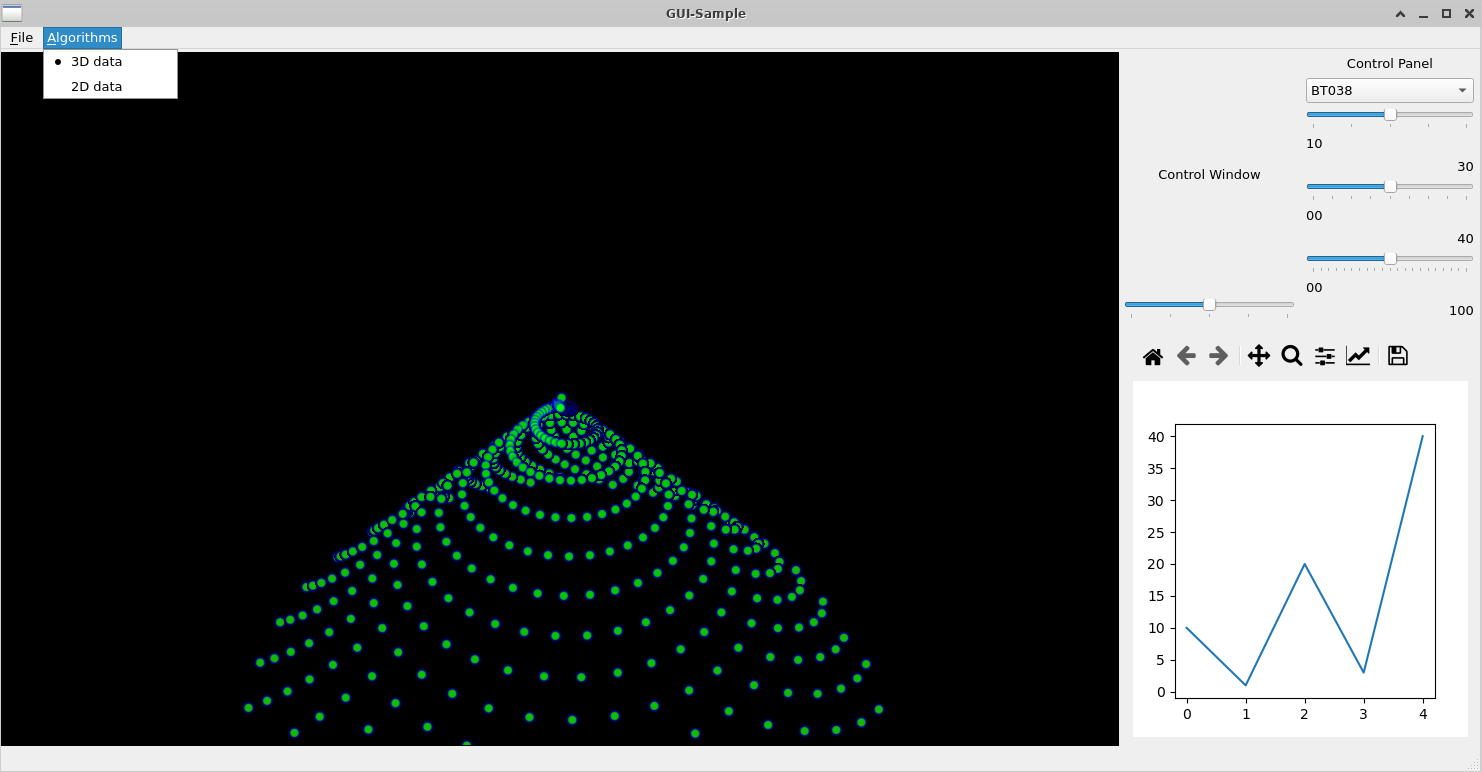

Here is the Python script that generated this plot:
import sys
import numpy as np
from PyQt5.QtWidgets import QFileDialog,QComboBox, QScrollArea,QMainWindow,QGroupBox,QVBoxLayout, QPushButton,QAction, qApp, QApplication, QLabel, QMenu, QActionGroup, QGridLayout, QSlider, QWidget
from PyQt5.QtGui import QPixmap
from PyQt5.QtCore    import  Qt, QRect
from vispy import app,  scene,  visuals, gloo

from matplotlib.backends.backend_qt5agg import FigureCanvasQTAgg
from matplotlib.backends.backend_qt5agg import FigureCanvasQTAgg as FigureCanvas
from matplotlib.backends.backend_qt5agg import NavigationToolbar2QT as NavigationToolbar
import matplotlib.pyplot as plt
#from matplotlib.figure import Figure
import random


class MplCanvas(FigureCanvasQTAgg):

    def __init__(self, parent=None, width=5, height=4, dpi=100):
        fig = plt.figure(figsize=(width, height), dpi=dpi)
        self.axes = fig.add_subplot(111)
        super(MplCanvas, self).__init__(fig)

class basicMenubar(QMainWindow):
    
    def __init__(self, *args, **kwargs):
        super().__init__(*args, **kwargs)        
        
        self.initUI()        
        
    def initUI(self):    
        
        self.widget = QWidget()
        #self.setGeometry(200, 200, 200, 200)  
        # menu bars 
        self.label = QLabel()        
        menubar = self.menuBar()
        fileMenu = menubar.addMenu('&File')
        algo = menubar.addMenu('&Algorithms')

        exitAction = QAction('&Exit', self)        
        exitAction.setShortcut('Ctrl+Q')
        exitAction.setStatusTip('Exit application')
        exitAction.triggered.connect(qApp.quit)

        openAction = QAction('Open', self) 
        self.checked= False 
        openAction.triggered.connect(self.openImage) 
        fileMenu.addAction(openAction)

        self.clm = QAction('3D data', self, checkable=True)
        self.clm.setStatusTip('Selected 3D')
        self.clm.setCheckable(True)
        self.clm.setChecked(True)
        self.clm.triggered.connect(self.toggleMenu)

        fir = QAction('2D data', self, checkable=True)
        fir.setStatusTip('Selected 2D')
        fir.setCheckable(True)
        self.clm.triggered.connect(self.toggleMenu)

        fileMenu.addAction(exitAction)
        algo.addAction(self.clm)
        algo.addAction(fir)
        action_group = QActionGroup(self) 
        action_group.addAction(self.clm)
        action_group.addAction(fir)

        self.statusbar = self.statusBar()
        self.statusbar.showMessage('Ready')
        self.bkg_info = QLabel()
        self.canvas = scene.SceneCanvas(keys='interactive')
        self.canvas.size = [1200, 875]
        #self.canvas.setMinimumSize(640, 480)
        # data
        # Add a ViewBox to let the user zoom/rotate
        self.view = self.canvas.central_widget.add_view()
        self.view.camera = "turntable"
        self.view.camera.fov = 45
        self.view.camera.distance = 500
        n = 5000
        pos = np.zeros((n, 3))
        colors = np.ones((n, 4), dtype=np.float32)
        radius, theta, dtheta = 1.0, 0.0, 10.5 / 180.0 * np.pi
        for i in range(500):
            theta += dtheta
            x = 0.0 + radius * np.cos(theta)
            y = 0.0 + radius * np.sin(theta)
            z = 1.0 * radius
            r = 10.1 - i * 0.02
            radius -= 0.45
            pos[i] = x, y, z
            colors[i] = (i / 5000, 1.0 - i / 5000, 0, 0.8)

        # plot ! note the parent parameter
        Scatter3D = scene.visuals.create_visual_node(visuals.MarkersVisual)
        self.p1 = Scatter3D(parent=self.view.scene)
        self.p1.set_gl_state("translucent", blend=True, depth_test=True)
        self.p1.set_data(
            pos, face_color=colors, symbol="o", size=10, edge_width=0.5, edge_color="blue"
        )
        #self.p1.visible =True
     
        # self.scrollArea = QScrollArea(self.widget)
        # self.scrollArea.setWidgetResizable(True)
        # self.scrollAreaWidgetContents = QWidget(self.widget)
        # #self.scrollAreaWidgetContents.setGeometry(QRect(0, 0, 100, 100))
        # self.verticalLayout = QVBoxLayout(self.scrollAreaWidgetContents)
        # self.verticalLayout.addWidget(self.canvas.native)
        # self.scrollArea.setWidget(self.scrollAreaWidgetContents)
        # self.scrollAreaWidgetContents.setLayout(self.verticalLayout)
        #self.scrollarea.setWidget(self.widget)
        # #self.canvas.events.mouse_move.connect(self.bkg_mouse_handler)
        # l = QVBoxLayout(self)
        lo = QGridLayout()
        lo.setContentsMargins(0, 3, 3, 3)
        lo.setSpacing(5)
        #lo.addWidget(self.label, 0, 0,3,1)
        if not self.clm.isChecked():
            lo.addWidget(self.label, 0, 0,3,1)
            
        elif self.clm.isChecked():
            lo.addWidget(self.canvas.native, 0, 0,3,1)
            #lo.addWidget(self.scrollArea, 0, 0,3,1)
                     
        lo.addWidget(self.control_widget, 0,1,1,1)
        lo.addWidget(self.main_control_widget, 0,2,1,1)
        lo.addWidget(self.draw,1,1,2,2)
        #lo.addWidget(self.scrollArea)

        
        self.widget.setLayout(lo)
        
        #self.widget = widget
        self.setCentralWidget(self.widget)
        self.setWindowTitle('GUI-Sample') 
        self.resize(1600, 840)
        self.move(0, 200)   
        self.show()

    @property
    def scroll_area(self):
        self.scrollArea = QScrollArea()
        self.scrollArea.setWidgetResizable(True)
        self.scrollarea.setWidget(self.widget)
        #self.canvas.events.mouse_move.connect(self.bkg_mouse_handler)
        l = QVBoxLayout()
        l.addWidget(self.canvas.native)
        l.addWidget(self.scrollArea)
        w = QWidget(self.widget)
        w.setLayout(l)
        return w

    
    @property
    def control_widget(self):
        lo = QVBoxLayout()
        self.sl = QSlider(Qt.Horizontal)
        self.sl.setMinimum(10)
        self.sl.setMaximum(30)
        self.sl.setValue(20)
        self.sl.setTickPosition(QSlider.TicksBelow)
        self.sl.setTickInterval(5)
        label = QLabel()
        label.setText("Control Window")
        label.setAlignment(Qt.AlignCenter)
        lo.addWidget(label)  
        lo.addWidget(self.sl)
        lo.setContentsMargins(0, 3, 3, 3)
        w = QWidget(self.widget)
        w.setLayout(lo)
        return w
    
    @property
    def main_control_widget(self):
        lo = QVBoxLayout()
        self.cb = QComboBox()
        self.cb.addItems(["BT038", "BT063", "BT073", "BT077", "BT087"])
        self.cb.activated.connect(self.updateLabel)
        self.cb.move(0,80)
        self.sl = QSlider(Qt.Horizontal)
        self.sl.setMinimum(10)
        self.sl.setMaximum(30)
        self.sl.setValue(20)
        self.sl.setTickPosition(QSlider.TicksBelow)
        self.sl.setTickInterval(5)
        self.sl_lab_min = QLabel()
        self.sl_lab_min.setText("10")
        self.sl_lab_min.setAlignment(Qt.AlignLeft)
        self.sl_lab_max = QLabel()
        self.sl_lab_max.setText("30")
        self.sl_lab_max.setAlignment(Qt.AlignRight)
        #self.sl_lab_max.move(50,50)
        self.sli = QSlider(Qt.Horizontal)
        self.sli.setMinimum(00)
        self.sli.setMaximum(40)
        self.sli.setValue(20)
        self.sli.setTickPosition(QSlider.TicksBelow)
        self.sli.setTickInterval(5) 
        self.sli_lab_min = QLabel()
        self.sli_lab_min.setText("00")
        self.sli_lab_min.setAlignment(Qt.AlignLeft)
        self.sli_lab_max = QLabel()
        self.sli_lab_max.setText("40")
        self.sli_lab_max.setAlignment(Qt.AlignRight) 

        self.slid = QSlider(Qt.Horizontal)
        self.slid.setMinimum(00)
        self.slid.setMaximum(100)
        self.slid.setValue(50)
        self.slid.setTickPosition(QSlider.TicksBelow)
        self.slid.setTickInterval(5) 
        self.slid_lab_min = QLabel()
        self.slid_lab_min.setText("00")
        self.slid_lab_min.setAlignment(Qt.AlignLeft)
        self.slid_lab_max = QLabel()
        self.slid_lab_max.setText("100")
        self.slid_lab_max.setAlignment(Qt.AlignRight)

        label = QLabel()
        label.setText("Control Panel")
        label.setAlignment(Qt.AlignCenter)
         
        #label.move(65,0) 
        lo.addWidget(label)  
        lo.addWidget(self.cb)
        lo.addWidget(self.sl)
        lo.addWidget(self.sl_lab_min)
        lo.addWidget(self.sl_lab_max)
        lo.addWidget(self.sli)
        lo.addWidget(self.sli_lab_min)
        lo.addWidget(self.sli_lab_max)
        lo.addWidget(self.slid)
        lo.addWidget(self.slid_lab_min)
        lo.addWidget(self.slid_lab_max)

        lo.setContentsMargins(3, 3, 3, 3)
        w = QWidget(self.widget)   
        w.setLayout(lo)
        w.setMaximumWidth(300)
        return w

    @property
    def draw(self):
        lo = QVBoxLayout()
        sc = MplCanvas(self, width=5, height=4, dpi=100)
        sc.axes.plot([0,1,2,3,4], [10,1,20,3,40])
        toolbar = NavigationToolbar(sc,self)
        lo.addWidget(toolbar)
        lo.addWidget(sc)
        w = QWidget(self.widget)
        w.setLayout(lo)
        return w
    
          
    def openImage(self, checked=False):
        imagePath, _ = QFileDialog.getOpenFileName()
        pixmap = QPixmap(imagePath)
        #print(pixmap.size())
        self.clm.setChecked(False)
        self.p1.visible = False
        self.label.setPixmap(pixmap)
        self.resize(pixmap.size())
        self.adjustSize()

    def toggleMenu(self, state):
        if state:
            self.label.clear()
            self.p1.visible = True 
            self.statusbar.show()
        else:
            self.statusbar.hide()
    
    def updateLabel(self):
        self.statusbar.showMessage(self.cb.currentText())
        if self.cb.currentText() == "BT073":
            print("Selcted " + self.cb.currentText())
        return self.cb.currentText()
        
 
    def plot(self):
        ''' plot some random stuff '''
        # random data
        data = [random.random() for i in range(10)]

        # create an axis
        ax = self.figure.add_subplot(111)

        # discards the old graph
        ax.clear()

        # plot data
        ax.plot(data, '*-')

        # refresh canvas
        self.canvas_plot.draw()


        
        
if __name__ == '__main__':
    
    app = QApplication(sys.argv)
    ex = basicMenubar()
    sys.exit(app.exec_())
